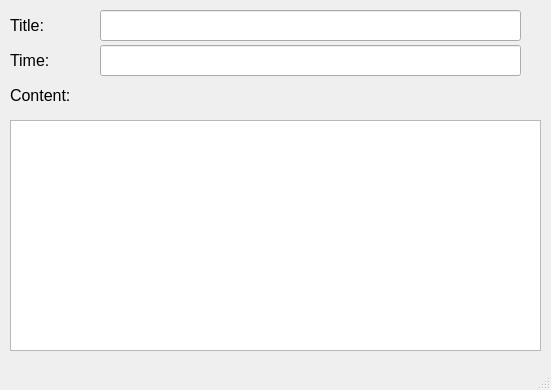
<?xml version="1.0" encoding="UTF-8"?>
<ui version="4.0">
 <class>MainWindow</class>
 <widget class="QMainWindow" name="MainWindow">
  <property name="geometry">
   <rect>
    <x>0</x>
    <y>0</y>
    <width>551</width>
    <height>390</height>
   </rect>
  </property>
  <property name="maximumSize">
   <size>
    <width>551</width>
    <height>390</height>
   </size>
  </property>
  <property name="font">
   <font>
    <pointsize>12</pointsize>
   </font>
  </property>
  <property name="windowTitle">
   <string>MainWindow</string>
  </property>
  <widget class="QWidget" name="centralwidget">
   <widget class="QLineEdit" name="title_1">
    <property name="geometry">
     <rect>
      <x>100</x>
      <y>10</y>
      <width>421</width>
      <height>31</height>
     </rect>
    </property>
    <property name="font">
     <font>
      <pointsize>12</pointsize>
     </font>
    </property>
    <property name="text">
     <string/>
    </property>
    <property name="readOnly">
     <bool>true</bool>
    </property>
   </widget>
   <widget class="QPlainTextEdit" name="plainTextEdit_1">
    <property name="geometry">
     <rect>
      <x>10</x>
      <y>120</y>
      <width>531</width>
      <height>231</height>
     </rect>
    </property>
    <property name="readOnly">
     <bool>true</bool>
    </property>
    <property name="plainText">
     <string/>
    </property>
   </widget>
   <widget class="QLabel" name="label_3">
    <property name="geometry">
     <rect>
      <x>10</x>
      <y>85</y>
      <width>161</width>
      <height>21</height>
     </rect>
    </property>
    <property name="font">
     <font>
      <pointsize>12</pointsize>
     </font>
    </property>
    <property name="text">
     <string>Content:</string>
    </property>
   </widget>
   <widget class="QLabel" name="label_2">
    <property name="geometry">
     <rect>
      <x>10</x>
      <y>50</y>
      <width>71</width>
      <height>21</height>
     </rect>
    </property>
    <property name="font">
     <font>
      <pointsize>12</pointsize>
     </font>
    </property>
    <property name="text">
     <string>Time:</string>
    </property>
   </widget>
   <widget class="QLabel" name="label">
    <property name="geometry">
     <rect>
      <x>10</x>
      <y>15</y>
      <width>81</width>
      <height>21</height>
     </rect>
    </property>
    <property name="font">
     <font>
      <pointsize>12</pointsize>
     </font>
    </property>
    <property name="text">
     <string>Title:</string>
    </property>
   </widget>
   <widget class="QLineEdit" name="time_1">
    <property name="geometry">
     <rect>
      <x>100</x>
      <y>45</y>
      <width>421</width>
      <height>31</height>
     </rect>
    </property>
    <property name="font">
     <font>
      <pointsize>12</pointsize>
     </font>
    </property>
    <property name="text">
     <string/>
    </property>
    <property name="readOnly">
     <bool>true</bool>
    </property>
   </widget>
  </widget>
  <widget class="QMenuBar" name="menubar">
   <property name="geometry">
    <rect>
     <x>0</x>
     <y>0</y>
     <width>551</width>
     <height>18</height>
    </rect>
   </property>
  </widget>
  <widget class="QStatusBar" name="statusbar"/>
 </widget>
 <resources/>
 <connections/>
</ui>
